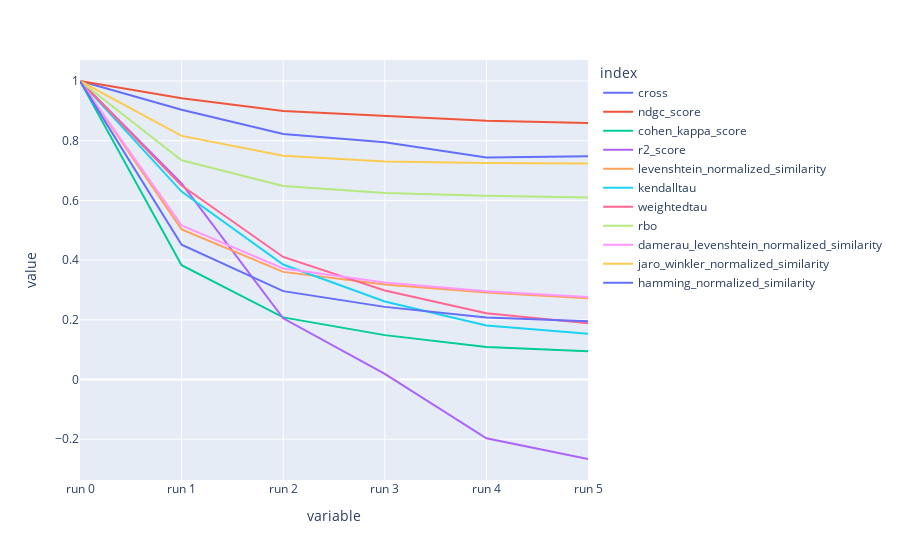

Write notebook code for a chart like this one.
### Code cell
df=plot_plotly(plot_data2,cols=['cross','ndgc_score',
  'cohen_kappa_score',
  'r2_score',
  'levenshtein_normalized_similarity',
  'kendalltau',
  'weightedtau',
  'rbo',
  'damerau_levenshtein_normalized_similarity',
  'jaro_winkler_normalized_similarity',
  'hamming_normalized_similarity'])

### Figure 1 — Plotly figure (JSON) as saved in the notebook; plotly's stock layout.template omitted (floating-point values rounded to 4 significant figures)
{"data": [{"hovertemplate": "index=cross<br>variable=%{x}<br>value=%{y}<extra></extra>", "legendgroup": "cross", "line": {"color": "#636efa", "dash": "solid"}, "marker": {"symbol": "circle"}, "mode": "lines", "name": "cross", "orientation": "v", "showlegend": true, "type": "scatter", "x": ["run 0", "run 1", "run 2", "run 3", "run 4", "run 5"], "xaxis": "x", "y": [1, 0.9036, 0.8226, 0.7945, 0.7439, 0.7482], "yaxis": "y"}, {"hovertemplate": "index=ndgc_score<br>variable=%{x}<br>value=%{y}<extra></extra>", "legendgroup": "ndgc_score", "line": {"color": "#EF553B", "dash": "solid"}, "marker": {"symbol": "circle"}, "mode": "lines", "name": "ndgc_score", "orientation": "v", "showlegend": true, "type": "scatter", "x": ["run 0", "run 1", "run 2", "run 3", "run 4", "run 5"], "xaxis": "x", "y": [1, 0.942, 0.8997, 0.8829, 0.8672, 0.8596], "yaxis": "y"}, {"hovertemplate": "index=cohen_kappa_score<br>variable=%{x}<br>value=%{y}<extra></extra>", "legendgroup": "cohen_kappa_score", "line": {"color": "#00cc96", "dash": "solid"}, "marker": {"symbol": "circle"}, "mode": "lines", "name": "cohen_kappa_score", "orientation": "v", "showlegend": true, "type": "scatter", "x": ["run 0", "run 1", "run 2", "run 3", "run 4", "run 5"], "xaxis": "x", "y": [1, 0.3831, 0.2081, 0.1488, 0.1088, 0.095], "yaxis": "y"}, {"hovertemplate": "index=r2_score<br>variable=%{x}<br>value=%{y}<extra></extra>", "legendgroup": "r2_score", "line": {"color": "#ab63fa", "dash": "solid"}, "marker": {"symbol": "circle"}, "mode": "lines", "name": "r2_score", "orientation": "v", "showlegend": true, "type": "scatter", "x": ["run 0", "run 1", "run 2", "run 3", "run 4", "run 5"], "xaxis": "x", "y": [1, 0.6567, 0.2051, 0.01857, -0.197, -0.2662], "yaxis": "y"}, {"hovertemplate": "index=levenshtein_normalized_similarity<br>variable=%{x}<br>value=%{y}<extra></extra>", "legendgroup": "levenshtein_normalized_similarity", "line": {"color": "#FFA15A", "dash": "solid"}, "marker": {"symbol": "circle"}, "mode": "lines", "name": "levenshtein_normalized_similarity", "orientation": "v", "showlegend": true, "type": "scatter", "x": ["run 0", "run 1", "run 2", "run 3", "run 4", "run 5"], "xaxis": "x", "y": [1, 0.5028, 0.3606, 0.3183, 0.2911, 0.2722], "yaxis": "y"}, {"hovertemplate": "index=kendalltau<br>variable=%{x}<br>value=%{y}<extra></extra>", "legendgroup": "kendalltau", "line": {"color": "#19d3f3", "dash": "solid"}, "marker": {"symbol": "circle"}, "mode": "lines", "name": "kendalltau", "orientation": "v", "showlegend": true, "type": "scatter", "x": ["run 0", "run 1", "run 2", "run 3", "run 4", "run 5"], "xaxis": "x", "y": [1, 0.6294, 0.3853, 0.2614, 0.1808, 0.1536], "yaxis": "y"}, {"hovertemplate": "index=weightedtau<br>variable=%{x}<br>value=%{y}<extra></extra>", "legendgroup": "weightedtau", "line": {"color": "#FF6692", "dash": "solid"}, "marker": {"symbol": "circle"}, "mode": "lines", "name": "weightedtau", "orientation": "v", "showlegend": true, "type": "scatter", "x": ["run 0", "run 1", "run 2", "run 3", "run 4", "run 5"], "xaxis": "x", "y": [1, 0.6498, 0.4106, 0.298, 0.2221, 0.1886], "yaxis": "y"}, {"hovertemplate": "index=rbo<br>variable=%{x}<br>value=%{y}<extra></extra>", "legendgroup": "rbo", "line": {"color": "#B6E880", "dash": "solid"}, "marker": {"symbol": "circle"}, "mode": "lines", "name": "rbo", "orientation": "v", "showlegend": true, "type": "scatter", "x": ["run 0", "run 1", "run 2", "run 3", "run 4", "run 5"], "xaxis": "x", "y": [1, 0.7344, 0.6484, 0.6246, 0.6158, 0.6097], "yaxis": "y"}, {"hovertemplate": "index=damerau_levenshtein_normalized_similarity<br>variable=%{x}<br>value=%{y}<extra></extra>", "legendgroup": "damerau_levenshtein_normalized_similarity", "line": {"color": "#FF97FF", "dash": "solid"}, "marker": {"symbol": "circle"}, "mode": "lines", "name": "damerau_levenshtein_normalized_similarity", "orientation": "v", "showlegend": true, "type": "scatter", "x": ["run 0", "run 1", "run 2", "run 3", "run 4", "run 5"], "xaxis": "x", "y": [1, 0.5161, 0.3722, 0.325, 0.2956, 0.2761], "yaxis": "y"}, {"hovertemplate": "index=jaro_winkler_normalized_similarity<br>variable=%{x}<br>value=%{y}<extra></extra>", "legendgroup": "jaro_winkler_normalized_similarity", "line": {"color": "#FECB52", "dash": "solid"}, "marker": {"symbol": "circle"}, "mode": "lines", "name": "jaro_winkler_normalized_similarity", "orientation": "v", "showlegend": true, "type": "scatter", "x": ["run 0", "run 1", "run 2", "run 3", "run 4", "run 5"], "xaxis": "x", "y": [1, 0.8162, 0.7498, 0.73, 0.7254, 0.7239], "yaxis": "y"}, {"hovertemplate": "index=hamming_normalized_similarity<br>variable=%{x}<br>value=%{y}<extra></extra>", "legendgroup": "hamming_normalized_similarity", "line": {"color": "#636efa", "dash": "solid"}, "marker": {"symbol": "circle"}, "mode": "lines", "name": "hamming_normalized_similarity", "orientation": "v", "showlegend": true, "type": "scatter", "x": ["run 0", "run 1", "run 2", "run 3", "run 4", "run 5"], "xaxis": "x", "y": [1, 0.4517, 0.2961, 0.2433, 0.2078, 0.1956], "yaxis": "y"}], "layout": {"legend": {"title": {"text": "index"}, "tracegroupgap": 0}, "margin": {"t": 60}, "xaxis": {"anchor": "y", "domain": [0, 1], "title": {"text": "variable"}}, "yaxis": {"anchor": "x", "domain": [0, 1], "title": {"text": "value"}}}}
